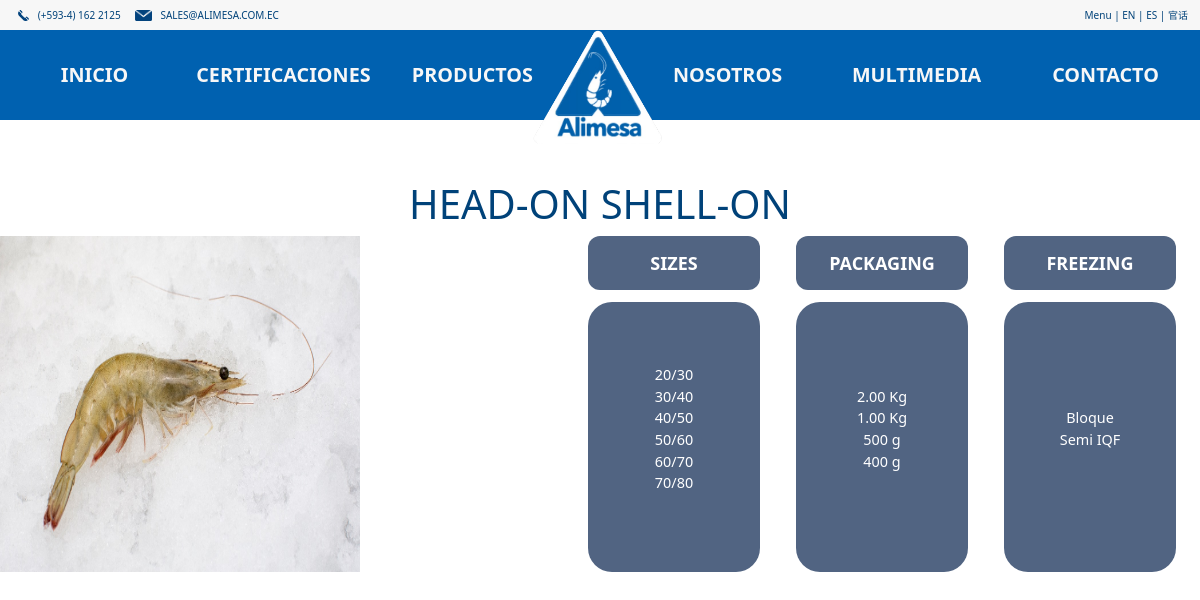
The page /productos/HOSO on the database its author committed.
### Camaron/models.py (models this page shows, shortened)
class Producto(models.Model):
    nombre = models.CharField(max_length=150)
    siglas = models.CharField(max_length=30)
    sizes = models.CharField(max_length=100)
    packaging = models.CharField(max_length=100)
    freezing = models.CharField(max_length=50)
    img = models.CharField(max_length=150)
    class Meta:
        verbose_name = "producto"
        verbose_name_plural = "productos"

### Camaron/views.py (the view)
# urls.py: path('productos/<str:siglas>', productoPorSiglas, name='vistaProductoPorSiglas'),
def productoPorSiglas(request, siglas=""):
    template = "productoPorSiglas.html"
    products = Producto.objects.all()
    try:
        p = products.get(siglas=siglas.upper())
        p.sizes = "\n".join(p.sizes.split("|"))
        p.freezing = "\n".join(p.freezing.split("|"))
        p.packaging = "\n".join(p.packaging.split("|"))
    except Exception as e:
        print(e)
        raise Http404
    context = {
        'prod': p,
        'sizes': p.sizes,
        'freezing': p.freezing,
        'packaging': p.packaging,
    }
    return render(request, template, context)

### Camaron/templates/productoPorSiglas.html (shortened to what this page needs)
{% extends 'top.html' %}
{% load static%}
{% block headExtend %}
<link rel="stylesheet" type="text/css" href="{% static 'css\prodDV.css' %}" media="screen">
{% endblock %}
{% block content %}
<h1>{{prod.nombre}}</h1>
<div class="grid-container">
    <div class="info">
      <div class="sizes">SIZES</div>
      <div class="packaging">PACKAGING</div>
      <div class="freezing">FREEZING</div>
      <div class="sizeDesc"><p>{{prod.sizes|linebreaksbr}}</p></div>
      <div class="packDesc"><p>{{prod.packaging|linebreaksbr}}</p></div>
      <div class="freeDesc"><p>{{prod.freezing|linebreaksbr}}</p></div>
    </div>
    <div class="foto"><img src="{% static prod.img %}"></div>
  </div>
{% endblock %}

### Camaron/static/css/variables.css (style rules this page uses)
:root { --azul-nav: #0061B0; --azul-titulos: #004279; --gris-subtitulos: #86939E; --blanco-nav: #F7F7F7; --amarillo-comp: #E6F760; --alt-segm-nav-compr: 41.75vw; --color-prod: #516482; --CEIheight: 3.75vh; --LinksSeccionesHeight: 11.25vh; --transition-time: 0.2s; --sub-title-font-size: 1.9vw; --height-prod-dv: calc(100vh - var(--LinksSeccionesHeight) - var(--CEIheight) - 5vh); }

### Camaron/static/css/prodDV.css (style rules this page uses)
.grid-container { display: grid; grid-template-columns: 1fr 1fr; grid-template-rows: 0.5fr; gap: 0px 0px; grid-template-areas: "foto info"; padding-bottom: 2vw; padding-right: 2vw; }
.info { display: grid; grid-template-columns: 0.5fr 0.5fr 0.5fr; grid-template-rows: 0.2fr 1fr; gap: 1vw 3vw; grid-template-areas: "sizes packaging freezing" "sizeDesc packDesc freeDesc"; grid-area: info; }
.sizes { grid-area: sizes; background-color: var(--color-prod); border-radius: 1vw; text-align: center; display: flex; justify-content: center; align-items: center; color: white; font-size: 1.5vw; font-weight: bold; }
.packaging { grid-area: packaging; background-color: var(--color-prod); border-radius: 1vw; text-align: center; display: flex; justify-content: center; align-items: center; color: white; font-size: 1.5vw; font-weight: bold; }
.freezing { grid-area: freezing; background-color: var(--color-prod); border-radius: 1vw; text-align: center; display: flex; justify-content: center; align-items: center; color: white; font-size: 1.5vw; font-weight: bold; }
.sizeDesc { grid-area: sizeDesc; background-color: var(--color-prod); border-radius: 2vw; text-align: center; display: flex; justify-content: center; align-items: center; }
.packDesc { grid-area: packDesc; background-color: var(--color-prod); border-radius: 2vw; text-align: center; display: flex; justify-content: center; align-items: center; }
.freeDesc { grid-area: freeDesc; background-color: var(--color-prod); border-radius: 2vw; text-align: center; display: flex; justify-content: center; align-items: center; }
.foto { grid-area: foto; min-height: 28vw; max-height: 28vw; min-width: 30vw; max-width: 30vw; text-align: center; }
.foto img { min-height: 28vw; max-height: 28vw; min-width: 30vw; max-width: 30vw; }
h1 { padding-top: 5vw; text-align: center; color: var(--azul-titulos); }
.info p { color: white; font-size: 1.2vw; }

### Camaron/static/css/global.css (style rules this page uses)
html { scroll-behavior: smooth; }
body { -ms-overflow-style: none; scrollbar-width: none; }

### rows shown on the page
Producto: nombre "HEAD-ON SHELL-ON", sizes "20/30 30/40 40/50 50/60 60/70 70/80", packaging "2.00 Kg 1.00 Kg 500 g 400 g", freezing "Bloque Semi IQF", img (picture)
